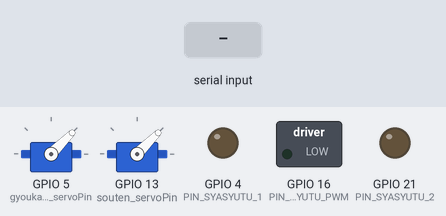
Bench run of a sketch on a simulated ESP32. Parts: 2 × servo, switched loads named in the sketch (green lamp = pin HIGH), output pins drawn as LEDs (lit = HIGH). The test bench sets the inputs (shaded band). What the sketch prints to the serial monitor is not drawn.

Above: at 1.2 s.
1.3 s: "Sending 2\n" received over Serial
At 1.9 s:
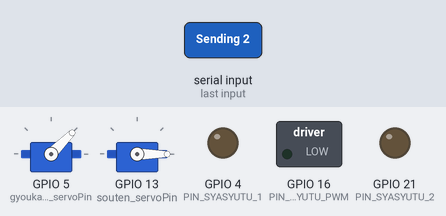
3.7 s: "W" received over Serial
At 4.0 s:
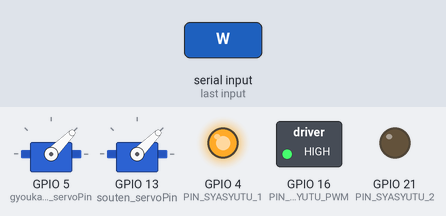
5.2 s: "Sending 3 \n" received over Serial
7.6 s: "W" received over Serial
At 8.2 s:
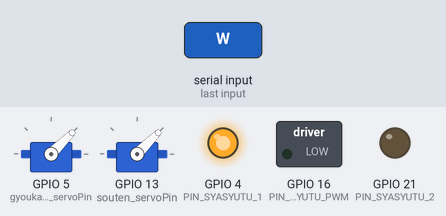
9.1 s: "Sending 4 \n" received over Serial
Timing chart, 0 to 12.1 s (numbered marks = the images above; inputs shaded):
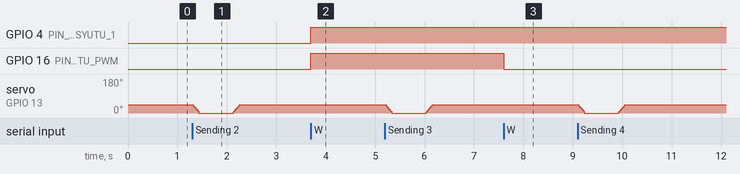

The sketch:

NoPS4cpntroller_Touteki.ino
```cpp
//P$4controllerなし
```

PWM.cpp
```cpp
#include <Arduino.h>
#include "PWM.h"

// 電圧からデューティサイクルを計算する関数
int calculateDutyCycle(float voltage,float maxVoltage, float minVoltage) {
  // 電圧が範囲外の場合は制限
  if (voltage < minVoltage) voltage = minVoltage;
  if (voltage > maxVoltage) voltage = maxVoltage;

  // デューティサイクルを計算
  return (int)((voltage / maxVoltage) * 510);
}
```

PWM.h
```cpp
int calculateDutyCycle(float voltage,float maxVoltage, float minVoltage);
```

gyoukaku.h
```cpp
#include <ESP32Servo.h>  // ESP32用のサーボライブラリ
#include <Arduino.h>
int currentAngle = 45;        // サーボの初期角度
extern Servo gyoukakuServo; // 外部から参照

void movegyoukakuServoBy(int delta) {
  currentAngle += delta;               // 角度を更新
  currentAngle = constrain(currentAngle, -5, 75); // 角度を制限 (-5°～75°)//25°で水平
  Serial.printf("仰角%d\n",currentAngle);
  gyoukakuServo.write(currentAngle);         // サーボを新しい角度に移動
  delay(15);                           // サーボが動く時間を確保
}
```

main.cpp
```cpp
#include <PS4Controller.h>
#include <Arduino.h>
#include <CAN.h>
#include <ESP32Servo.h>  // ESP32用のサーボライブラリ
#include "tuushin.h"  // tuushin.hをインクルード
#include "PWM.h"//PWM関連は別ファイルにした
#include "souten.h"
#include "gyoukaku.h"
//#include "functions.h"//運転関連のものはここに入っている。

//使用ボタン設定
  int PS4_Circle=0;
  int PS4_Triangle=0;
  int PS4_R1=0;
  int PS4_L1=0;

// 目標電圧（ここに外部からの値が設定される）
float targetVoltage = 4.2;      // 初期値として3.5Vを設定
// 電圧範囲
const float maxVoltage = 8.0;   // 最大電圧
const float minVoltage = 0.0;   // 最小電圧
/*
const int PIN_SYASYUTU_PWM = 4;  // 射出のPWM
const int PIN_SYASYUTU_1 = 16;
const int PIN_SYASYUTU_2 = 21;
*/
const int PIN_SYASYUTU_PWM = 16;  // 射出のPWM
const int PIN_SYASYUTU_1 = 4;
const int PIN_SYASYUTU_2 = 21;
//21がLOW　　４　HIGH　16 PWM

int syasyutu_condition = 0;
int dutyCycle = calculateDutyCycle(targetVoltage, maxVoltage, minVoltage);
//Max=255とした計算

//追加分
extern Servo soutenServo; // 変数は外部で定義されていると宣言
int souten_servoPin = 13;  // サーボの接続ピンを指定（適宜変更）

Servo gyoukakuServo; // 変数は外部で定義されていると宣言
int gyoukaku_servoPin = 5;  // 仰角用サーボの接続ピンを指定（適宜変更）
//int currentAngle = 0;        // サーボの初期角度

int Ashimawari_Command=0;//コマンド

int value = 0;

// setup関数: 初期設定を行う。CANバスの初期化と、送受信の設定を呼び出す
void setup() {
  //ピン設定
  pinMode(souten_servoPin,OUTPUT);
  pinMode(gyoukaku_servoPin,OUTPUT);
  pinMode(PIN_SYASYUTU_PWM,OUTPUT);
  pinMode(PIN_SYASYUTU_1,OUTPUT);
  pinMode(PIN_SYASYUTU_2,OUTPUT);
  //シリアル通信、PS4準備
  Serial.begin(115200);  // シリアル通信開始
  //PS4.begin("1c:69:20:e6:20:d2");//ここにアドレス
  Serial.println("Ready.");
  while (!Serial);  // シリアル接続待機


//CAN設定
const int CAN_TX_PIN = 27;  // 送信ピン（GPIO27）
const int CAN_RX_PIN = 26;  // 受信ピン（GPIO26）
  Serial.println("CAN Communication");
  CAN.setPins(CAN_RX_PIN, CAN_TX_PIN);
  CAN.begin(500E3);// CANバスの初期化（通信速度500kbps）
  if (!CAN.begin(500E3)) {
    Serial.println("CANの初期化に失敗しました！"); // CAN初期化に失敗した場合、エラーメッセージを表示して停止
    while (1);  // 永久ループで停止
  }

  // 受信と送信の初期化関数を呼び出し
  //setupReceiver();
  //サーボピン初期設定
  gyoukakuServo.attach(gyoukaku_servoPin);  // サーボピンを設定
  gyoukakuServo.write(45);  // 初期位置を  45°　に設定　　25度（中央）

  //サーボピン初期設定
  soutenServo.attach(souten_servoPin);  // サーボピンを設定
  soutenServo.write(45);  // 初期位置を-10度（中央）に設定
  /*
//PWM
//ledcSetup PWMピンに使う
//ledcSetup(uint8_t channel, uint32_t freq, uint8_t resolution_bits)
ledcSetup(0, 5000, 8);
// ledcAttachPin(uint8_t pin, uint8_t channel)
ledcAttachPin(PIN_SYASYUTU_PWM, 0);
// ledcWrite(uint8_t channel, uint32_t duty)
ledcWrite(0, 128);   //
  */
  //Serial.println("Ready.");
  setupSender();
  Serial.println("Start");
  Serial.println("Ready to receive commands: W, S, D, R");
}

// loop関数 やること　CAN送信、（前輪Encoder読み、前輪回転）、いろいろやる。


void loop(){
  if (Serial.available() > 0) { // シリアル通信でデータが受信された場合
    char command = Serial.read(); // 1文字を読み込む

    switch (command) {
      case 'W':
        value = 1;
        break;
      case 'S':
        value = 2;
        break;
      case 'D':
        value = 3;
        break;
      case 'R':
        value = 4;
        break;
      default:
        value = 0;
        //Serial.println("Invalid command");
        //return; // 無効なコマンドの場合、何もしない
    }
  }


    if (value == 1){//発射
      Serial.println("Circle Button");      //Serial.print("PWM_syasyutu!");
      if(syasyutu_condition==0){
        syasyutu_condition=1;
      }else{
        syasyutu_condition=0;
      }
      Serial.printf("%d",syasyutu_condition);
      if(syasyutu_condition==0){
        digitalWrite(PIN_SYASYUTU_PWM, LOW);//回転時間ってどんくらいですか？Dutyサイクルは先に回っています
        //analogWrite(PIN_SYASYUTU_1,dutyCycle);
        digitalWrite(PIN_SYASYUTU_1,HIGH);
        digitalWrite(PIN_SYASYUTU_2,LOW);
      }else{
        Serial.printf("%d",dutyCycle);
        //analogWrite(PIN_SYASYUTU_PWM, dutyCycle );
        //Dutyサイクルは先に回っています
        //analogWrite(PIN_SYASYUTU_PWM,dutyCycle);
        digitalWrite(PIN_SYASYUTU_PWM,HIGH);
        digitalWrite(PIN_SYASYUTU_1,HIGH);
        //analogWrite(PIN_SYASYUTU_1,dutyCycle);
        digitalWrite(PIN_SYASYUTU_2,LOW);
      }
    }
    if (value == 2) {//装填
      Serial.println("Triangle Button");//Debug  Serial.println("装填開始");
      Souten();
      //digitalWrite(PIN_SYASYUTU,LOW);
      digitalWrite(souten_servoPin,LOW);
      Serial.println("装填終了");
      }
    if (value == 3){
      Serial.println("仰角+1");
      movegyoukakuServoBy(1); // 現在の角度から1度動かす (+1°)
      delay(40);
      }
     if (value == 4){
      Serial.println("仰角-1");
       movegyoukakuServoBy(-1);// 現在の角度から1度動かす (+1°)
      delay(40);
      }

  // 送信処理を実行
/*
  if (PS4.Right()){Ashimawari_Command=3;
      }
      if (PS4.Down()){Ashimawari_Command=2;
      }
      if (PS4.Up()){Ashimawari_Command=1;
      }
      if (PS4.Left()){Ashimawari_Command=4;
      }
      if (PS4.UpRight()){Ashimawari_Command=5;
      }
      if (PS4.DownRight()){Ashimawari_Command=6;
      }
      if (PS4.UpLeft()){Ashimawari_Command=7;
      }
      if (PS4.DownLeft()){Ashimawari_Command=8;
      }
  Serial.printf("%d\n",Ashimawari_Command);//Debug

  sendPacket(Ashimawari_Command);
  Ashimawari_Command=0;//初期化
  */

  //ここで動作処理をする。
  //Encoder読み

  //動作

  //delay(150);  // 0.15秒の遅延
  value = 0;
}

/*
 if(data[0]==1){//これでHIGHにする
        analogWrite(PIN_SYASYUTU, dutyCycle );
        Serial.print("PWM");
      }else{
        digitalWrite(PIN_SYASYUTU,LOW);
        Serial.print("LOW");
        }
    if(data[1]==1){//これでHIGHにする
       // analogWrite(PIN_SYASYUTU, dutyCycle );
       Serial.println("装填開始");
      // Souten();

      Souten();

      data[1]=0; // 動作が完了したらPS4_Triangleを0に戻す
      Serial.println("装填終了");
      }else{
        digitalWrite(PIN_SYASYUTU,LOW);
        Serial.print("LOW");
        }
    if(data[2]==1){//これでHIGHにする
       Serial.println("仰角+1");
      movegyoukakuServoBy(1); // 現在の角度から1度動かす (+1°)
      delay(40);
      }else{
        }
    if(data[3]==1){//これでHIGHにする
       Serial.println("仰角-1");
       movegyoukakuServoBy(-1);// 現在の角度から1度動かす (+1°)
      delay(40);

      }else{
        }


void loop() {
  // Below has all accessible outputs from the controller
  if (PS4.isConnected()) {

    if (PS4.Square()) {
      Serial.println("Square Button");

    }
    if (PS4.Cross()) Serial.println("Cross Button");
    if (PS4.Circle()){
      Serial.println("Circle Button");
      PS4_Circle=1;
      Serial.println("%d",PS4_Circle);
    }
    if (PS4.Triangle()) Serial.println("Triangle Button");

    if (PS4.Charging()) Serial.println("The controller is charging");
    if (PS4.Audio()) Serial.println("The controller has headphones attached");
    if (PS4.Mic()) Serial.println("The controller has a mic attached");

    Serial.printf("Battery Level : %d\n", PS4.Battery());


    Serial.println();
    // This delay is to make the output more human readable
    // Remove it when you're not trying to see the output
  }

//ここで


    delay(1000);

}*/
```

souten.cpp
```cpp
#include <ESP32Servo.h>  // ESP32用のサーボライブラリ
#include <Arduino.h>
#include <CAN.h>
#include "souten.h"

Servo soutenServo;  // サーボオブジェクトを作成

// 装填用サーボモータの速度調整（大きいほど遅い）
const int Souten_Motor_Speed = 3;//10
// 装填用サーボモータ初期角度
const int Souten_Motor_initialAngle = 45;//
const int Souten_Motor_targetAngle = -30;//
const int Souten_Modoshi = 500;


void Souten(){
  moveServo(Souten_Motor_initialAngle, Souten_Motor_targetAngle); // 20度 -> 60度
  delay(Souten_Modoshi);                           // 一時停止
  moveServo(Souten_Motor_targetAngle, Souten_Motor_initialAngle); // 60度 -> 20度
}

// サーボの動きを制御する関数
void moveServo(int startAngle, int endAngle) {
  int step = (startAngle < endAngle) ? 1 : -1; // 動きの方向
  for (int angle = startAngle; angle != endAngle + step; angle += step) {
    soutenServo.write(angle);
    delay(Souten_Motor_Speed); // 動作速度
  }/*
  soutenServo.write(angle);
  delay(Souten_Motor_Speed);*/ // 動作速度
}
```

souten.h
```cpp
#ifndef SOUTEN_H
#define SOUTEN_H


// 関数宣言
void Souten();
void moveServo(int startAngle, int endAngle);

#endif
```

tuushin.cpp
```cpp
#include <Arduino.h>
#include <CAN.h>

// setupReceiver関数: 受信の初期設定
void setupReceiver() {
  // 受信側の初期化が行われる際にメッセージをシリアルに表示
  Serial.println("CAN Receiver Initialized");
}

// setupSender関数: 送信の初期設定
void setupSender() {
  // 送信側の初期化が行われる際にメッセージをシリアルに表示
  Serial.println("CAN Sender Initialized");
}

// sendPacket関数: CANメッセージを送信する
void sendPacket(int Ashimawari_Command) {
  Serial.print("Sending packet ... ");
  CAN.beginPacket(0x12);  // CANパケットを送信。ID: 0x12
  CAN.write(static_cast<uint8_t>(Ashimawari_Command));
  CAN.endPacket();  // 送信終了
  Serial.println("done");
}


// receivePacket関数: CANメッセージを受信し、内容を表示する
/*
void receivePacket() {
  int packetSize = CAN.parsePacket();  // 受信したパケットのサイズを取得

  if (packetSize) {  // パケットが受信された場合
    Serial.print("Received ");

    // 拡張パケットの場合
    if (CAN.packetExtended()) {
      Serial.print("extended ");
    }

    // RTRパケットの場合
    if (CAN.packetRtr()) {
      Serial.print("RTR ");
    }

    // パケットIDを表示
    Serial.print("packet with id 0x");
    Serial.print(CAN.packetId(), HEX);

    // RTRパケットの場合、要求された長さを表示
    if (CAN.packetRtr()) {
      Serial.print(" and requested length ");
      Serial.println(CAN.packetDlc());
    } else {
      // 通常パケットの場合、受信データの長さを表示
      Serial.print(" and length ");
      Serial.println(packetSize);

      // データをシリアルに表示
      while (CAN.available()) {
        Serial.print((char)CAN.read());
      }
      Serial.println();
    }
    Serial.println();
  }
 }

 // sendPacket関数: CANメッセージを送信する
void sendPacket(int PS4_Circle, int PS4_Triangle, int PS4_R1, int PS4_L1) {
  Serial.print("Sending packet ... ");
  CAN.beginPacket(0x12);  // CANパケットを送信。ID: 0x12
  CAN.write(static_cast<uint8_t>(PS4_Circle));
  Serial.print("Sending 2");
  CAN.write(static_cast<uint8_t>(PS4_Triangle));
  Serial.print("Sending 3 ");
  CAN.write(static_cast<uint8_t>(PS4_R1));
  Serial.print("Sending 4 ");
  CAN.write(static_cast<uint8_t>(PS4_L1));
  CAN.endPacket();  // 送信終了

  Serial.println("done");

}
*/
```

tuushin.h
```cpp
#ifndef TUUSHIN_H
#define TUUSHIN_H

// 関数宣言
void setupReceiver();  // 受信の初期設定
void setupSender();    // 送信の初期設定
void sendPacket(int Ashimawari_Command);
void receivePacket();  // CANメッセージの受信

#endif

//void sendPacket(int PS4_Circle); // CANメッセージの送信
//void sendPacket(int PS4_Circle, int PS4_Triangle, int PS4_R1, int PS4_L1);
```

Measured:
- after the input at 3.7 s, GPIO 4 (PIN_SYASYUTU_1), GPIO 16 (PIN_SYASYUTU_PWM): LOW → HIGH at once
- after the input at 7.6 s, GPIO 16 (PIN_SYASYUTU_PWM): HIGH → LOW at once
